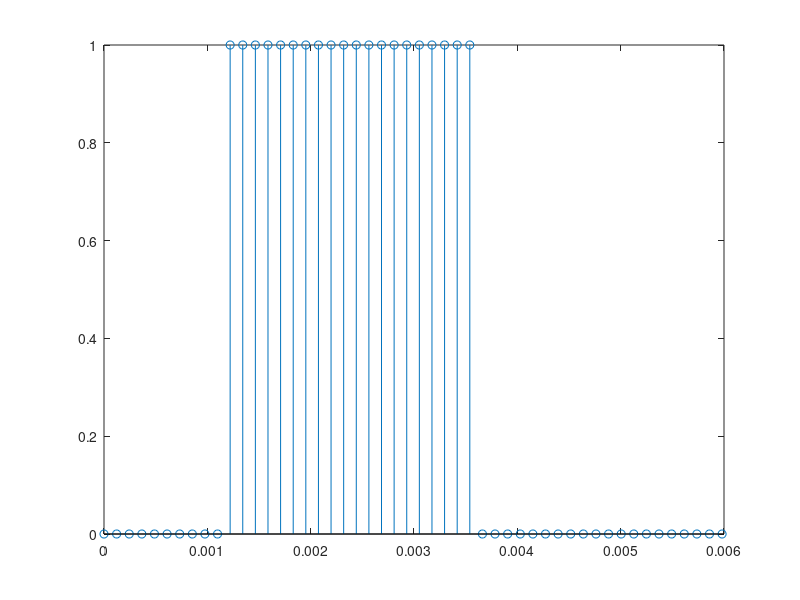

Write the MATLAB code that produced this figure.
%%%%%%%%%%%% RECT %%%%%%%%%%%%
% CLEAR
clc
clear
close all
% LOAD
load sig1_rect.mat
% CODE
N=length(xk);
Ts=1/Fs;
t=0:Ts:(N-1)*Ts;

% FIGURE
stem(t,xk)



